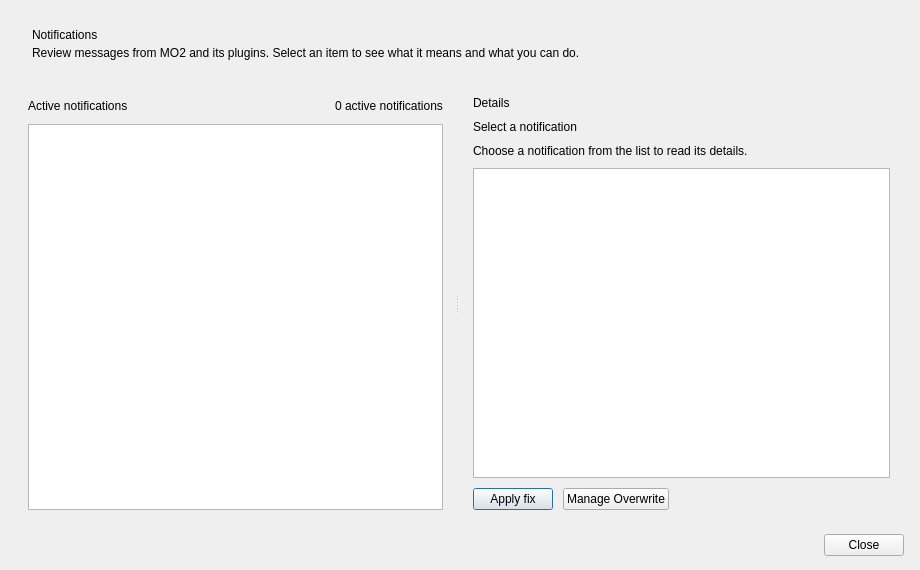
<?xml version="1.0" encoding="UTF-8"?>
<ui version="4.0">
 <class>ProblemsDialog</class>
 <widget class="QDialog" name="ProblemsDialog">
  <property name="geometry">
   <rect>
    <x>0</x>
    <y>0</y>
    <width>920</width>
    <height>570</height>
   </rect>
  </property>
  <property name="minimumSize">
   <size>
    <width>820</width>
    <height>500</height>
   </size>
  </property>
  <property name="windowTitle">
   <string>Notifications</string>
  </property>
  <layout class="QVBoxLayout" name="verticalLayout">
   <property name="spacing">
    <number>12</number>
   </property>
   <property name="leftMargin">
    <number>16</number>
   </property>
   <property name="topMargin">
    <number>16</number>
   </property>
   <property name="rightMargin">
    <number>16</number>
   </property>
   <property name="bottomMargin">
    <number>14</number>
   </property>
   <item>
    <widget class="QFrame" name="notificationHeaderPanel">
     <property name="sizePolicy">
      <sizepolicy hsizetype="Preferred" vsizetype="Maximum">
       <horstretch>0</horstretch>
       <verstretch>0</verstretch>
      </sizepolicy>
     </property>
     <property name="frameShape">
      <enum>QFrame::NoFrame</enum>
     </property>
     <layout class="QVBoxLayout" name="headerLayout">
      <property name="spacing">
       <number>4</number>
      </property>
      <property name="leftMargin">
       <number>16</number>
      </property>
      <property name="topMargin">
       <number>12</number>
      </property>
      <property name="rightMargin">
       <number>16</number>
      </property>
      <property name="bottomMargin">
       <number>12</number>
      </property>
      <item>
       <widget class="QLabel" name="notificationHeading">
        <property name="text">
         <string>Notifications</string>
        </property>
       </widget>
      </item>
      <item>
       <widget class="QLabel" name="notificationIntro">
        <property name="text">
         <string>Review messages from MO2 and its plugins. Select an item to see what it means and what you can do.</string>
        </property>
        <property name="wordWrap">
         <bool>true</bool>
        </property>
       </widget>
      </item>
     </layout>
    </widget>
   </item>
   <item>
    <widget class="QSplitter" name="notificationSplitter">
     <property name="sizePolicy">
      <sizepolicy hsizetype="Expanding" vsizetype="Expanding">
       <horstretch>0</horstretch>
       <verstretch>0</verstretch>
      </sizepolicy>
     </property>
     <property name="orientation">
      <enum>Qt::Horizontal</enum>
     </property>
     <widget class="QFrame" name="notificationListCard">
      <property name="minimumSize">
       <size>
        <width>270</width>
        <height>0</height>
       </size>
      </property>
      <property name="frameShape">
       <enum>QFrame::NoFrame</enum>
      </property>
      <layout class="QVBoxLayout" name="listLayout">
       <property name="spacing">
        <number>8</number>
       </property>
       <property name="leftMargin">
        <number>12</number>
       </property>
       <property name="topMargin">
        <number>12</number>
       </property>
       <property name="rightMargin">
        <number>12</number>
       </property>
       <property name="bottomMargin">
        <number>12</number>
       </property>
       <item>
        <layout class="QHBoxLayout" name="listHeaderLayout">
         <item>
          <widget class="QLabel" name="notificationListTitle">
           <property name="text">
            <string>Active notifications</string>
           </property>
          </widget>
         </item>
         <item>
          <spacer name="listHeaderSpacer">
           <property name="orientation">
            <enum>Qt::Horizontal</enum>
           </property>
           <property name="sizeHint" stdset="0">
            <size>
             <width>20</width>
             <height>20</height>
            </size>
           </property>
          </spacer>
         </item>
         <item>
          <widget class="QLabel" name="notificationCountLabel">
           <property name="text">
            <string>0 active notifications</string>
           </property>
          </widget>
         </item>
        </layout>
       </item>
       <item>
        <widget class="QTreeWidget" name="problemsWidget">
         <property name="rootIsDecorated">
          <bool>false</bool>
         </property>
         <property name="alternatingRowColors">
          <bool>true</bool>
         </property>
         <property name="selectionMode">
          <enum>QAbstractItemView::SingleSelection</enum>
         </property>
         <property name="columnCount">
          <number>1</number>
         </property>
         <attribute name="headerVisible">
          <bool>false</bool>
         </attribute>
         <column>
          <property name="text">
           <string notr="true">Notification</string>
          </property>
         </column>
        </widget>
       </item>
      </layout>
     </widget>
     <widget class="QFrame" name="notificationDetailsCard">
      <property name="minimumSize">
       <size>
        <width>380</width>
        <height>0</height>
       </size>
      </property>
      <property name="frameShape">
       <enum>QFrame::NoFrame</enum>
      </property>
      <layout class="QVBoxLayout" name="detailsLayout">
       <property name="spacing">
        <number>10</number>
       </property>
       <property name="leftMargin">
        <number>14</number>
       </property>
       <property name="topMargin">
        <number>12</number>
       </property>
       <property name="rightMargin">
        <number>14</number>
       </property>
       <property name="bottomMargin">
        <number>12</number>
       </property>
       <item>
        <widget class="QLabel" name="notificationDetailsTitle">
         <property name="text">
          <string>Details</string>
         </property>
        </widget>
       </item>
       <item>
        <widget class="QLabel" name="selectedTitleLabel">
         <property name="text">
          <string>Select a notification</string>
         </property>
         <property name="wordWrap">
          <bool>true</bool>
         </property>
        </widget>
       </item>
       <item>
        <widget class="QLabel" name="notificationContextLabel">
         <property name="text">
          <string>Choose a notification from the list to read its details.</string>
         </property>
         <property name="wordWrap">
          <bool>true</bool>
         </property>
        </widget>
       </item>
       <item>
        <widget class="QTextBrowser" name="descriptionText">
         <property name="lineWrapMode">
          <enum>QTextEdit::WidgetWidth</enum>
         </property>
         <property name="readOnly">
          <bool>true</bool>
         </property>
         <property name="openExternalLinks">
          <bool>false</bool>
         </property>
        </widget>
       </item>
       <item>
        <layout class="QHBoxLayout" name="detailsActionsLayout">
         <item>
          <widget class="QPushButton" name="fixButton">
           <property name="text">
            <string>Apply fix</string>
           </property>
          </widget>
         </item>
         <item>
          <widget class="QPushButton" name="manageOverwriteButton">
           <property name="text">
            <string>Manage Overwrite</string>
           </property>
          </widget>
         </item>
         <item>
          <spacer name="detailsActionsSpacer">
           <property name="orientation">
            <enum>Qt::Horizontal</enum>
           </property>
           <property name="sizeHint" stdset="0">
            <size>
             <width>20</width>
             <height>20</height>
            </size>
           </property>
          </spacer>
         </item>
        </layout>
       </item>
      </layout>
     </widget>
    </widget>
   </item>
   <item>
    <layout class="QHBoxLayout" name="footerLayout">
     <item>
      <spacer name="footerSpacer">
       <property name="orientation">
        <enum>Qt::Horizontal</enum>
       </property>
       <property name="sizeHint" stdset="0">
        <size>
         <width>40</width>
         <height>20</height>
        </size>
       </property>
      </spacer>
     </item>
     <item>
      <widget class="QPushButton" name="closeButton">
       <property name="text">
        <string>Close</string>
       </property>
      </widget>
     </item>
    </layout>
   </item>
  </layout>
 </widget>
 <resources/>
 <connections>
  <connection>
   <sender>closeButton</sender>
   <signal>clicked()</signal>
   <receiver>ProblemsDialog</receiver>
   <slot>accept()</slot>
   <hints>
    <hint type="sourcelabel">
     <x>884</x>
     <y>541</y>
    </hint>
    <hint type="destinationlabel">
     <x>460</x>
     <y>285</y>
    </hint>
   </hints>
  </connection>
 </connections>
</ui>
